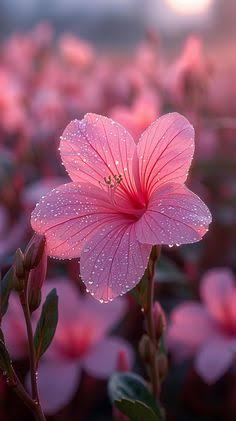
#> input picture lab practicals/exp 13/input.jpg, 236 x 421 px
$ python Ex13.py
#> lines starting #> are read from the running program, lines starting #| are printed output that depends on the picture
import cv2
import numpy as np

# Read the image
image = cv2.imread("input.jpg")
#> image is the input picture: shape (421, 236, 3); mean B, G, R 102.2, 78, 132.4

# Get image dimensions
height, width = image.shape[:2]
#> height = 421; width = 236

# Select 3 points from the original image
points1 = np.float32([
    [50, 50],
    [200, 50],
    [50, 200]
])

# Select 3 corresponding points
points2 = np.float32([
    [10, 100],
    [200, 50],
    [100, 250]
])

# Create affine transformation matrix
matrix = cv2.getAffineTransform(points1, points2)

# Apply affine transformation
result = cv2.warpAffine(image, matrix, (width, height))
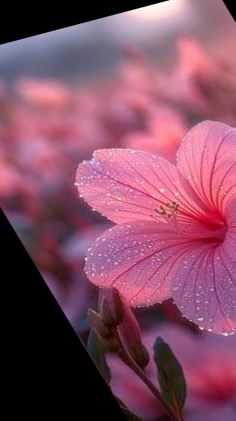
#> result: shape (421, 236, 3); mean B, G, R 98.8, 76.6, 131.1

# Save the output
cv2.imwrite("affine.jpg", result)

# Display
cv2.imshow("Original Image", image)
cv2.imshow("Affine Transformation", result)

cv2.waitKey(0)
cv2.destroyAllWindows()
